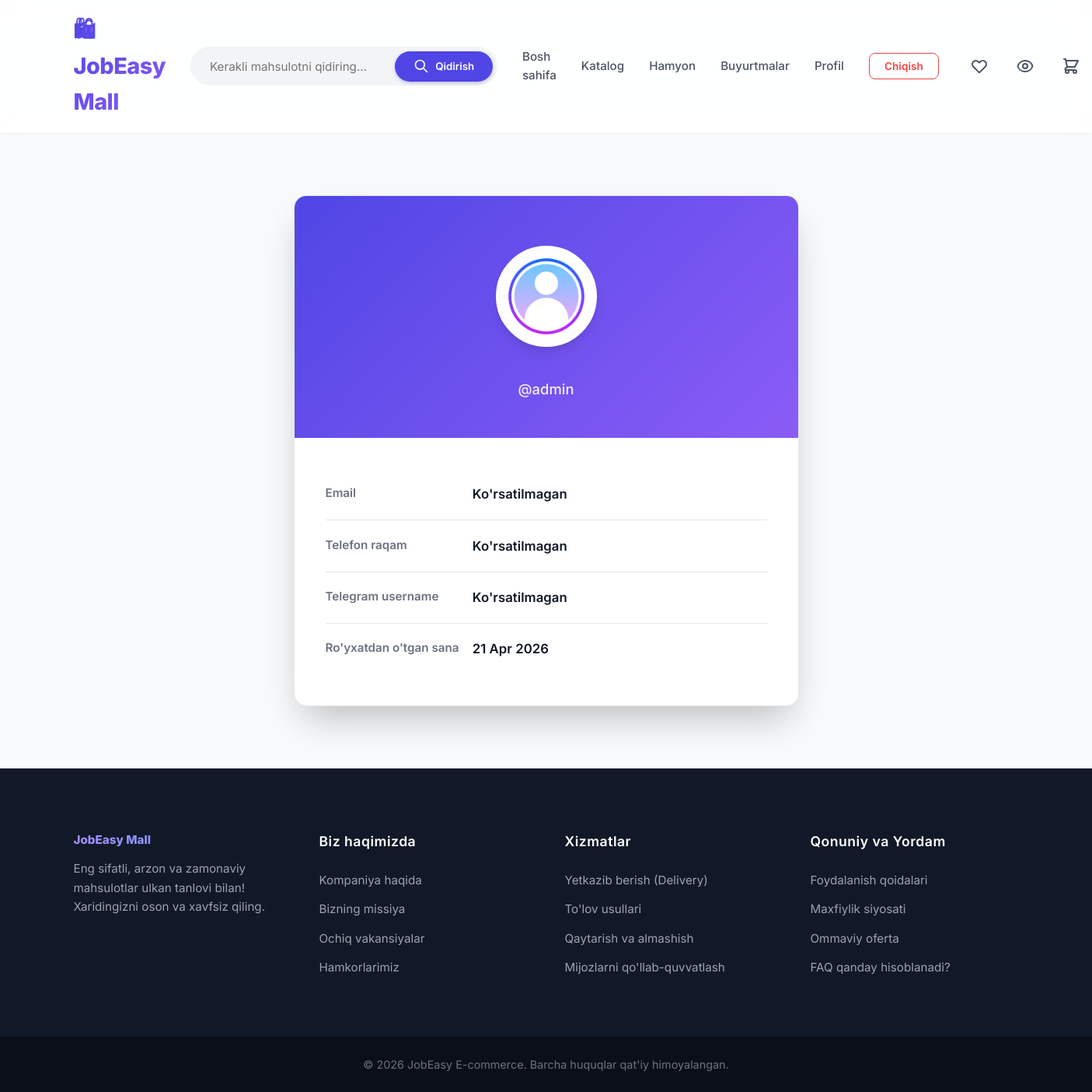
The page /users/profile/admin on the database its author committed.
### users/models.py (models this page shows, shortened)
class CustomUser(AbstractUser):
    phone_number = models.CharField(max_length=17, blank=True, null=True)
    tg_username = models.CharField(max_length=50, blank=True, null=True)
    avatar = models.ImageField(upload_to='avatars/', default='avatars/default.png')

### users/views.py (the view)
# urls.py: path('profile/<str:username>', ProfileView.as_view(), name='profile'),
class ProfileView(View):
    def get(self, request, username):
        user = get_object_or_404(CustomUser, username=username)
        return render(request, 'profile.html', {'user': user})

### main/views.py (called while the page is built)
def for_all_pages(requests):
    categories = Category.objects.all()
    cart_count = 0
    if requests.user.is_authenticated:
        cart = getattr(requests.user, 'cart', None)
        if cart:
            cart_count = cart.items.count()
    return {"categories": categories, "cart_count": cart_count}

### templates/profile.html (shortened to what this page needs)
{% extends "base.html" %}
{% block content %}
<div class="profile-card">
    <div class="profile-header">
        {% if user.avatar %}
            <img src="{{ user.avatar.url }}" alt="{{ user.username }}" class="profile-avatar">
        {% else %}
            <img src="https://ui-avatars.com/api/?name={{ user.username }}&background=2c3e50&color=fff" alt="{{ user.username }}" class="profile-avatar">
        {% endif %}
        <div class="profile-username">@{{ user.username }}</div>
    </div>
    <div class="profile-body">
        <div class="profile-info-row">
            <div class="info-label">Email</div>
            <div class="info-value">{{ user.email|default:"Ko'rsatilmagan" }}</div>
        </div>
        <div class="profile-info-row">
            <div class="info-label">Telefon raqam</div>
            <div class="info-value">{{ user.phone_number|default:"Ko'rsatilmagan" }}</div>
        </div>
        <div class="profile-info-row">
            <div class="info-label">Telegram username</div>
            <div class="info-value">{% if user.tg_username %}@{{ user.tg_username }}{% else %}Ko'rsatilmagan{% endif %}</div>
        </div>
        <div class="profile-info-row">
            <div class="info-label">Ro'yxatdan o'tgan sana</div>
            <div class="info-value">{{ user.date_joined|date:"d M Y" }}</div>
        </div>
    </div>
</div>
{% endblock %}

### templates/base.html (style rules this page uses)
:root { --primary: #4F46E5; --primary-hover: #4338CA; --secondary: #10B981; --secondary-hover: #059669; --danger: #EF4444; --dark: #111827; --gray-900: #111827; --gray-800: #1F2937; --gray-700: #374151; --gray-600: #4B5563; --gray-500: #6B7280; --gray-400: #9CA3AF; --gray-300: #D1D5DB; --gray-200: #E5E7EB; --gray-100: #F3F4F6; --gray-50: #F9FAFB; --shadow-sm: 0 1px 2px 0 rgba(0, 0, 0, 0.05); --shadow: 0 4px 6px -1px rgba(0, 0, 0, 0.1), 0 2px 4px -1px rgba(0, 0, 0, 0.06); --shadow-md: 0 10px 15px -3px rgba(0, 0, 0, 0.1), 0 4px 6px -2px rgba(0, 0, 0, 0.05); --shadow-lg: 0 20px 25px -5px rgba(0, 0, 0, 0.1), 0 10px 10px -5px rgba(0, 0, 0, 0.04); --shadow-xl: 0 25px 50px -12px rgba(0, 0, 0, 0.25); --radius-md: 0.5rem; --radius-lg: 1rem; --radius-xl: 1.5rem; }
* { margin: 0; padding: 0; box-sizing: border-box; font-family: 'Inter', sans-serif; }
body { background-color: var(--gray-50); color: var(--gray-800); line-height: 1.6; -webkit-font-smoothing: antialiased; }

### templates/profile.html (style rules this page uses)
.profile-card { max-width: 650px; margin: 2rem auto; background-color: #fff; border-radius: var(--radius-lg); box-shadow: var(--shadow-xl); overflow: hidden; border: 1px solid var(--gray-200); }
.profile-header { background: linear-gradient(135deg, var(--primary), #8B5CF6); padding: 4rem 2rem 3rem; text-align: center; color: white; position: relative; }
.profile-avatar { width: 130px; height: 130px; border-radius: 50%; border: 5px solid #fff; object-fit: cover; margin-bottom: 1.5rem; background-color: var(--gray-100); box-shadow: var(--shadow-md); position: relative; z-index: 2; }
.profile-username { font-size: 1.15rem; font-weight: 500; opacity: 0.9; }
.profile-body { padding: 2.5rem; }
.profile-info-row { display: flex; padding: 1.2rem 0; border-bottom: 1px solid var(--gray-200); }
.profile-info-row:last-child { border-bottom: none; }
.info-label { flex: 1; font-weight: 600; color: var(--gray-500); font-size: 0.95rem; }
.info-value { flex: 2; color: var(--gray-900); font-weight: 600; font-size: 1.05rem; }

### rows shown on the page
CustomUser: avatar (placeholder picture), username "admin", email "Ko'rsatilmagan", phone_number "Ko'rsatilmagan", date_joined "21 Apr 2026"
